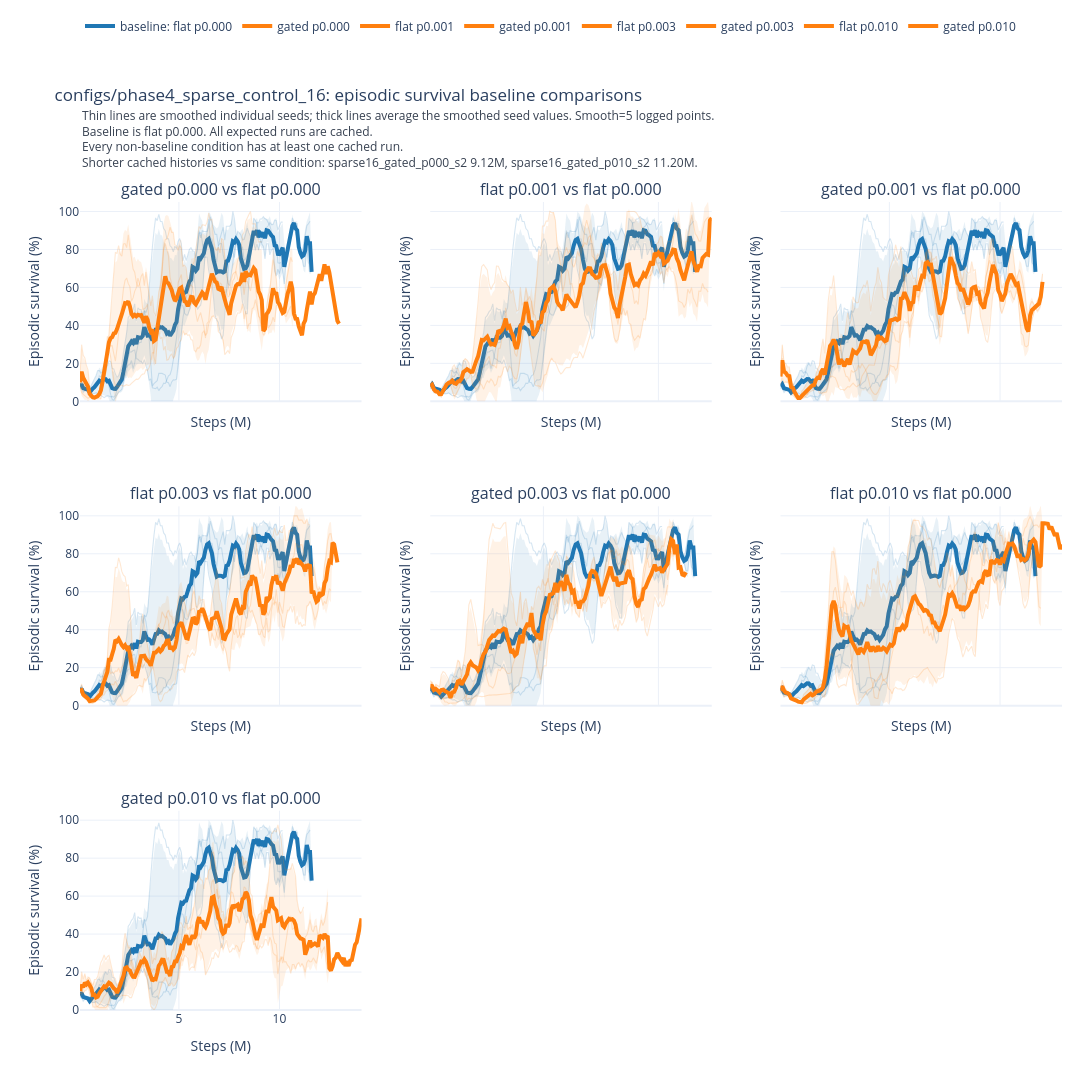

The notebook cell this image was saved under:
### Markdown cell above
## Phase4 Sparse Control 16

### Code cell
phase4_sparse_result = wm.plot_phase4_sparse_control_16_survival()
phase4_sparse_result["fig"]
